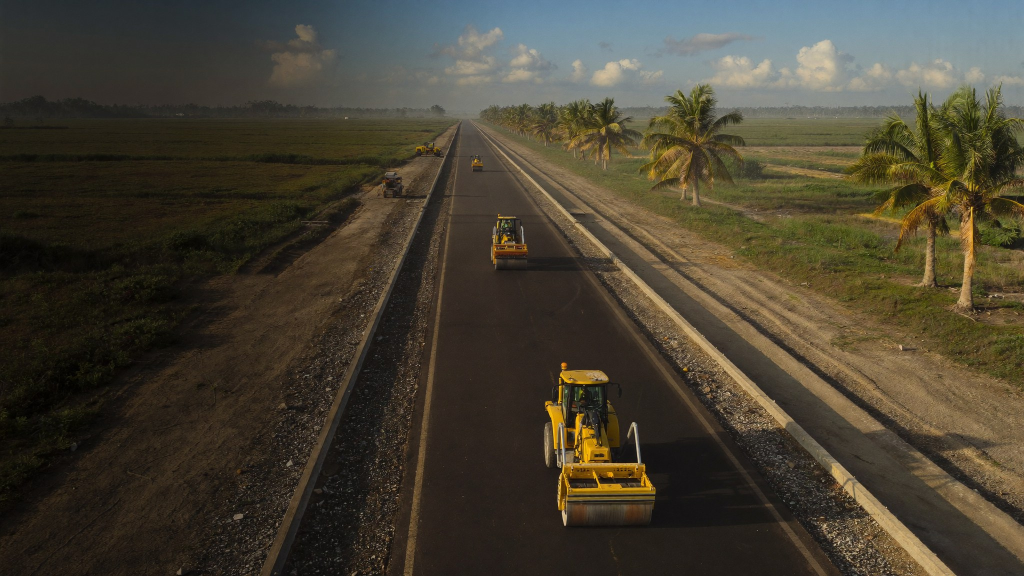
#> input picture src/assets/img/hero-home.jpg, 2048 x 1152 px (shown at 1/2 size); its folder holds 4 pictures in this run
$ python optimise-images.py
#> lines starting #> are read from the running program, lines starting #| are printed output that depends on the picture
#!/usr/bin/env python3
"""
Prepare source images for the website.

Reads the full-resolution originals in raw-assets/ (PNG, as downloaded from
Higgsfield), removes stray machine markings / pseudo-text that image models
sometimes add, and writes web masters to src/assets/img/ as high-quality JPEG.
Astro then generates responsive AVIF/WebP variants from those at build time.

Usage:  python3 scripts/optimise-images.py
Needs:  pip install pillow opencv-python-headless numpy
"""
from pathlib import Path

import cv2
import numpy as np
from PIL import Image

ROOT = Path(__file__).resolve().parent.parent
RAW = ROOT / "raw-assets"
OUT = ROOT / "src" / "assets" / "img"
MAX_WIDTH = 2048
PAD = 8

# Regions (x1, y1, x2, y2 in source pixels) where generated lettering or
# logo-like marks were found and are painted out.
INPAINT = {
    "sea-defence": [(1381, 707, 1447, 722), (1405, 680, 1432, 704)],
    "culvert": [(121, 433, 171, 474), (50, 484, 177, 512)],
    "road-hinterland": [(415, 743, 493, 762)],
}

# Markings on yellow bodywork: only the non-yellow pixels inside the box are
# painted out, so edges against sky or ground are left untouched.
ON_YELLOW = {
    "water-well": [(1150, 870, 1310, 948), (1360, 1000, 1402, 1042)],
    "sea-defence": [(1090, 505, 1190, 560), (995, 550, 1045, 630)],
    "culvert": [(1150, 375, 1230, 415)],
}

# Light lettering on dark panels.
ON_DARK = {
    "culvert": [(296, 486, 392, 520)],
}

# Regions replaced by cloning a patch from (dx, dy) away — used on textured
# ground where inpainting would smear.
CLONE = {
    "hero-home": [((40, 540, 560, 622), (0, 90))],
}

# Crops (left, top, right, bottom as fractions) applied after retouching.
CROP = {
    "about-drawings": (0.15, 0.0, 1.0, 1.0),
}


def retouch(name: str, img: np.ndarray) -> np.ndarray:
    h, w = img.shape[:2]
    if name in INPAINT:
        mask = np.zeros((h, w), np.uint8)
        for x1, y1, x2, y2 in INPAINT[name]:
            mask[max(0, y1 - PAD) : min(h, y2 + PAD), max(0, x1 - PAD) : min(w, x2 + PAD)] = 255
        img = cv2.inpaint(img, mask, 6, cv2.INPAINT_TELEA)
    if name in ON_YELLOW or name in ON_DARK:
        hsv = cv2.cvtColor(img, cv2.COLOR_BGR2HSV)
        mask = np.zeros((h, w), np.uint8)
        for x1, y1, x2, y2 in ON_YELLOW.get(name, []):
            box = hsv[y1:y2, x1:x2]
            yellow = ((box[..., 0] >= 12) & (box[..., 0] <= 42) & (box[..., 1] > 45) & (box[..., 2] > 135)).astype(np.uint8)
            closed = cv2.morphologyEx(yellow, cv2.MORPH_CLOSE, np.ones((31, 31), np.uint8))
            mask[y1:y2, x1:x2] = (closed & (1 - yellow)) * 255
        for x1, y1, x2, y2 in ON_DARK.get(name, []):
            box = hsv[y1:y2, x1:x2]
            mask[y1:y2, x1:x2] = (box[..., 2] > 105).astype(np.uint8) * 255
        mask = cv2.dilate(mask, np.ones((5, 5), np.uint8))
        img = cv2.inpaint(img, mask, 4, cv2.INPAINT_TELEA)
    for (x1, y1, x2, y2), (dx, dy) in CLONE.get(name, []):
        patch = img[y1 + dy : y2 + dy, x1 + dx : x2 + dx].copy()
        alpha = np.zeros((y2 - y1, x2 - x1), np.float32)
        alpha[10:-10, 10:-10] = 1.0
        alpha = cv2.GaussianBlur(alpha, (21, 21), 0)[..., None]
        region = img[y1:y2, x1:x2].astype(np.float32)
        img[y1:y2, x1:x2] = (patch * alpha + region * (1 - alpha)).astype(np.uint8)
    return img


def main() -> None:
    OUT.mkdir(parents=True, exist_ok=True)
    for src in sorted(RAW.glob("*.png")):
        name = src.stem
        img = cv2.cvtColor(np.array(Image.open(src).convert("RGB")), cv2.COLOR_RGB2BGR)
        img = retouch(name, img)
        pil = Image.fromarray(cv2.cvtColor(img, cv2.COLOR_BGR2RGB))
        if name in CROP:
            l, t, r, b = CROP[name]
            pil = pil.crop((int(l * pil.width), int(t * pil.height), int(r * pil.width), int(b * pil.height)))
        if pil.width > MAX_WIDTH:
            pil = pil.resize((MAX_WIDTH, round(pil.height * MAX_WIDTH / pil.width)), Image.LANCZOS)
        pil.save(OUT / f"{name}.jpg", quality=88, optimize=True, progressive=True)
        print(f"{name}.jpg  {pil.width}x{pil.height}")

    # Social sharing image (1200x630) from the home hero.
    hero = Image.open(OUT / "hero-home.jpg")
#> hero is the input picture: PIL image 2048x1152 RGB; mean R, G, B 70.9, 64.7, 50.4
    scale = max(1200 / hero.width, 630 / hero.height)
#> scale = 0.586
    hero = hero.resize((round(hero.width * scale), round(hero.height * scale)), Image.LANCZOS)
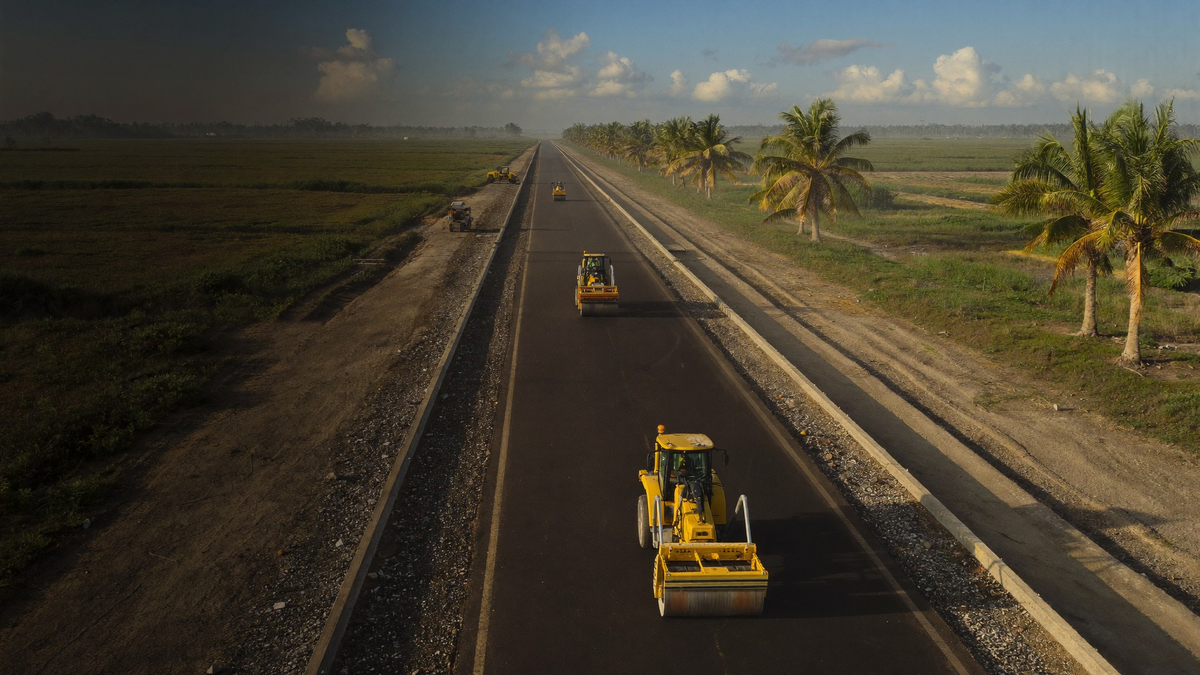
#> hero: PIL image 1200x675 RGB; mean R, G, B 70.9, 64.7, 50.4
    left = (hero.width - 1200) // 2
#> left = 0
    top = (hero.height - 630) // 2
#> top = 22
    hero.crop((left, top, left + 1200, top + 630)).save(ROOT / "public" / "og-image.jpg", quality=82, optimize=True)
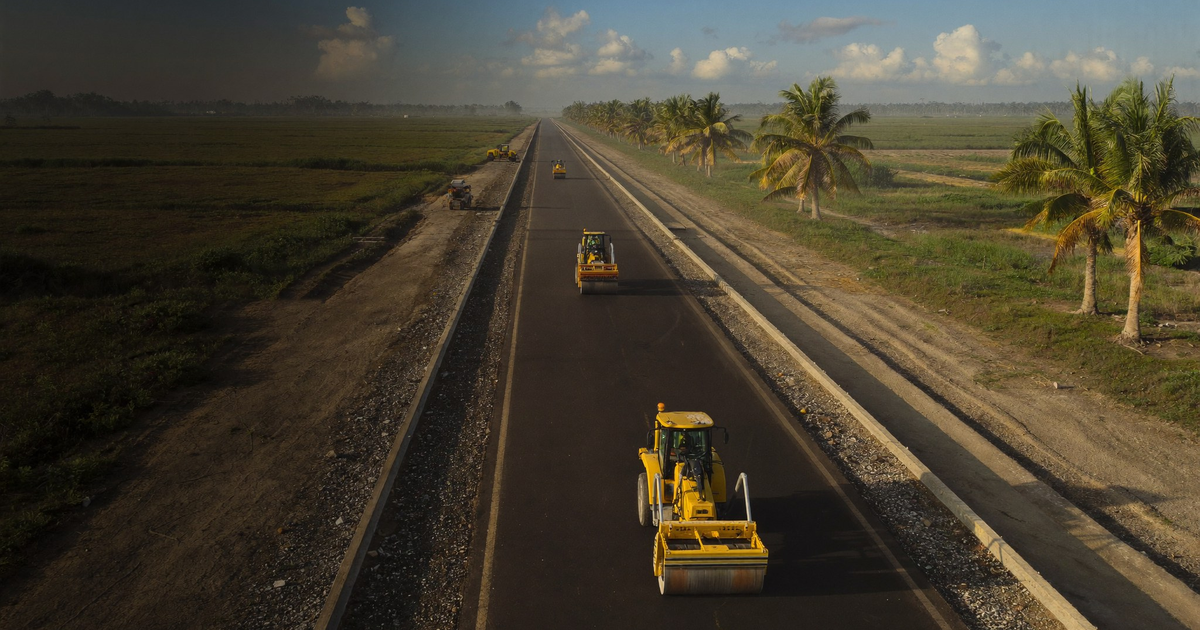
#> saved as og-image.jpg: PIL image 1200x630 RGB; mean R, G, B 71.3, 64.2, 48.6
    print("public/og-image.jpg  1200x630")


if __name__ == "__main__":
    main()
